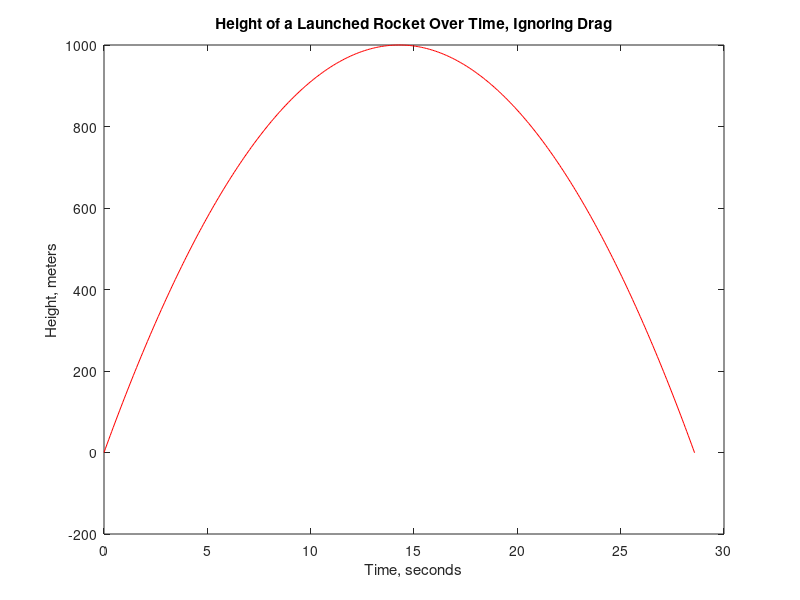
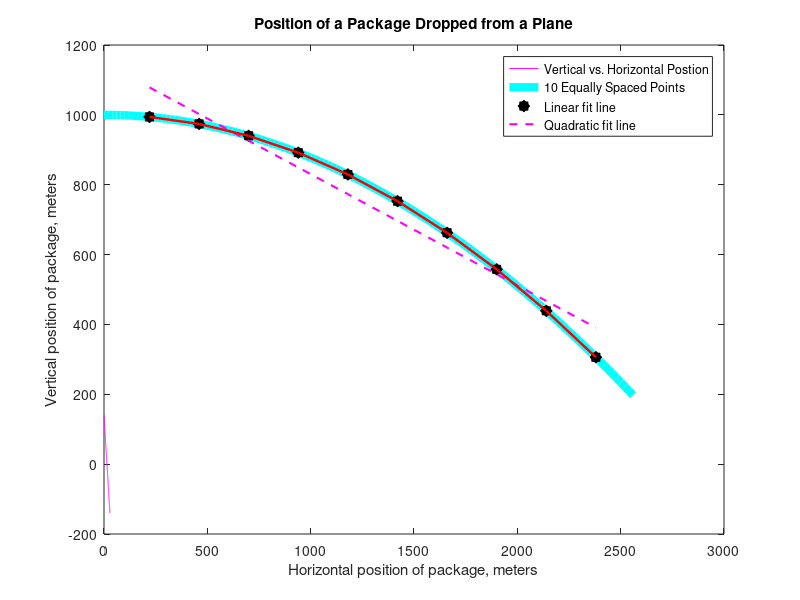

MATLAB code for these plots, in order:
% Trevor Swan
% ENGR 130 Homework 5
% September 24, 2023
%% Problem 1 - MATLAB Grader
clear;
clc;
close all;

% Input data
%  a vector of x values
x = [0.124,  0.745,  1.391,  2.195,  2.789,  3.638,  4.121,  5.001, 5.671,  6.479,  6.916,  8.127,  8.533,  9.06, 10.186];
% a vector of y values
y = [0.078,  0.439,  0.768,  0.982,  0.984,  0.755,  0.520, -0.001, -0.521, -0.821, -0.933, -0.923, -0.807, -0.503,  0.116];

% Calculate the polynomial coefficients here
% Complete the line below, replacing ... with the appropriate code
p = polyfit(x,y,4); 

% Create a vector of 100 equally-spaced values between 0.124 and 10.186,
% replacing ... with the appropriate code
x_fit = linspace(0.124,10.186,100);

% Complete the line below, replacing ... with the appropriate code
% evaluate x_fit using the polynomial you generated earlier
y_fit = polyval(p,x_fit);

% Plot the fitted data and the original data on the same axes
plot(x_fit, y_fit, '-', x, y, 'o');
legend('Fitted data', 'Original data');
title('Practice with Data Fitting');
xlabel('x (units unknown)');
ylabel('y (units unknown)');
%% Problem 2 - Case Rocket Team
clear;
clc;
close all;

% assign necessary constants
initial_velocity = 140;
g = 9.8;
t = 0;
count = 1;
height_vector = 0;

% Calculate the rockets velocity from launch until land
while height_vector >= 0
    velocity_vector(count) = initial_velocity - g*t;
    height_vector(count) = initial_velocity*t - (1/2)*g*t^2;
    t = t + 0.075;
    count = count + 1;
end

% create a vector for time
time_vector = 0:0.075:t;

% plot height vs. time
figure(1)
plot(time_vector,height_vector,'r')
xlabel('Time, seconds')
ylabel('Height, meters')
title('Height of a Launched Rocket Over Time, Ignoring Drag')

% plot velocity vs. time
figure(2)
plot(time_vector,velocity_vector,'m')
xlabel('Time, seconds')
ylabel('Velocity, meters/second')
title('Velocity of a Launched Rocket Over Time, Ignoring Drag')
%% Problem 3 - Package Plotting
clear;
clc;
close all;

% x = vt
% y = y0 - 1/2gt^2

% assign constants
initial_velocity = 200;
initial_altitude = 1000;
parachute_height = 185;
g = 9.8;

% calculate total travel time and create a vector in incriments of 0.1s
total_time = sqrt((parachute_height - initial_altitude)/(-.5*g));
time_vector = 0:0.1:(total_time);

% calculate the x and y coordinates for all t 
x_coordinate = initial_velocity*time_vector;
y_coordinate = initial_altitude - .5*g*time_vector.^2;

% plot the package's position
hold on
plot(x_coordinate,y_coordinate, 'c', 'LineWidth',6)
xlabel('Horizontal position of package, meters')
ylabel('Vertical position of package, meters')
title('Position of a Package Dropped from a Plane')

% pick 10 points on the graph and label/plot them
x_points = zeros(1,10);
y_points = zeros(1,10);
    % find a time scalar s.t. 10 evenly spaced points are chosen
scalar = floor(total_time);
for point = 1:10
    x_points(point) = x_coordinate(scalar*point);
    y_points(point) = y_coordinate(scalar*point);
end
plot(x_points,y_points,'k*','LineWidth', 6.5)

% create a linear fit line
linear_fit = polyfit(x_points,y_points,1);
linear_equa = polyval(linear_fit,x_points);
plot(x_points,linear_equa,'m--','LineWidth',1.5)

% create a quadratic fit line
quadratic_fit = polyfit(x_points,y_points,2);
quadratic_equa = polyval(quadratic_fit,x_points);
plot(x_points,quadratic_equa,'r-','LineWidth',1.75)

% add a legend
legend('Vertical vs. Horizontal Postion','10 Equally Spaced Points', ...
    'Linear fit line','Quadratic fit line')
hold off